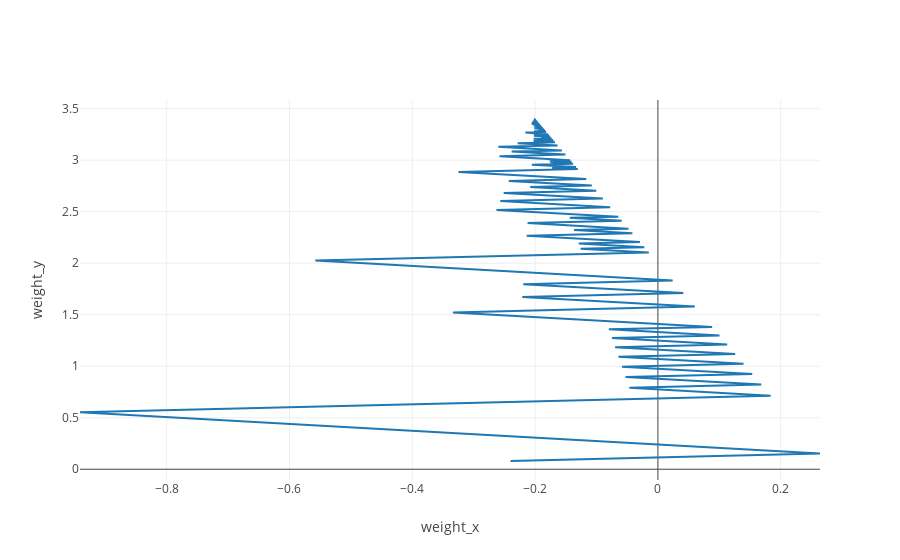

Notebook source saved alongside this figure:
### Markdown cell above
## Plot weights history

### Code cell
x_plot = list(map(operator.itemgetter(0), weights_history))
y_plot = list(map(operator.itemgetter(1), weights_history))
data = [go.Scatter(x=x_plot, y=y_plot)]
layout = go.Layout(xaxis={'title': 'weight_x'}, yaxis={'title': 'weight_y'})
figure = go.Figure(data = data, layout = layout)
plotly.iplot(figure)

### Figure 1 — Plotly figure (JSON) as saved in the notebook; plotly's stock layout.template omitted (floating-point values rounded to 4 significant figures; data arrays with more than 128 entries replaced by an {"elided": "..."} marker saying what was removed)
{"data": [{"type": "scatter", "uid": "0c80687c-dbd7-11e8-a3e5-dc85decdd84f", "x": {"elided": "591 float values"}, "y": {"elided": "591 float values"}}], "layout": {"xaxis": {"title": "weight_x"}, "yaxis": {"title": "weight_y"}}}
